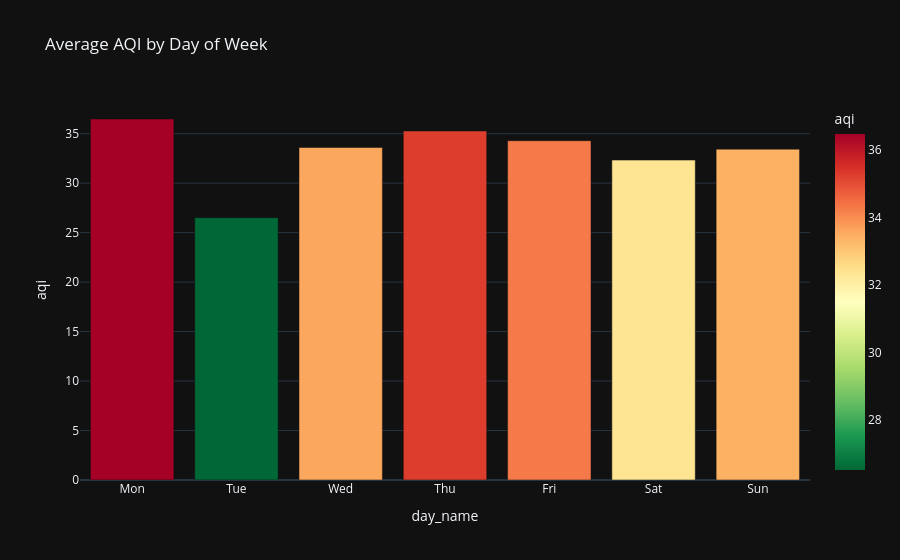

Notebook source saved alongside this figure:
### Code cell
# Day-of-week pattern
if 'day_of_week' in df.columns and 'aqi' in df.columns:
    days = ['Mon', 'Tue', 'Wed', 'Thu', 'Fri', 'Sat', 'Sun']
    dow = df.groupby('day_of_week')['aqi'].mean().reset_index()
    dow['day_name'] = dow['day_of_week'].map(dict(enumerate(days)))
    fig = px.bar(dow, x='day_name', y='aqi',
                 title='Average AQI by Day of Week',
                 template='plotly_dark',
                 color='aqi', color_continuous_scale='RdYlGn_r')
    fig.show()

### Figure 1 — Plotly figure (JSON) as saved in the notebook; plotly's stock layout.template omitted (floating-point values rounded to 4 significant figures)
{"data": [{"hovertemplate": "day_name=%{x}<br>aqi=%{marker.color}<extra></extra>", "legendgroup": "", "marker": {"color": [36.48, 26.51, 33.6, 35.27, 34.29, 32.33, 33.44], "coloraxis": "coloraxis", "pattern": {"shape": ""}}, "name": "", "orientation": "v", "showlegend": false, "textposition": "auto", "type": "bar", "x": ["Mon", "Tue", "Wed", "Thu", "Fri", "Sat", "Sun"], "xaxis": "x", "y": [36.48, 26.51, 33.6, 35.27, 34.29, 32.33, 33.44], "yaxis": "y"}], "layout": {"barmode": "relative", "coloraxis": {"autocolorscale": false, "colorbar": {"title": {"text": "aqi"}}, "colorscale": [[0, "rgb(0,104,55)"], [0.1, "rgb(26,152,80)"], [0.2, "rgb(102,189,99)"], [0.3, "rgb(166,217,106)"], [0.4, "rgb(217,239,139)"], [0.5, "rgb(255,255,191)"], [0.6, "rgb(254,224,139)"], [0.7, "rgb(253,174,97)"], [0.8, "rgb(244,109,67)"], [0.9, "rgb(215,48,39)"], [1, "rgb(165,0,38)"]]}, "legend": {"tracegroupgap": 0}, "title": {"text": "Average AQI by Day of Week"}, "xaxis": {"anchor": "y", "domain": [0, 1], "title": {"text": "day_name"}}, "yaxis": {"anchor": "x", "domain": [0, 1], "title": {"text": "aqi"}}}}
